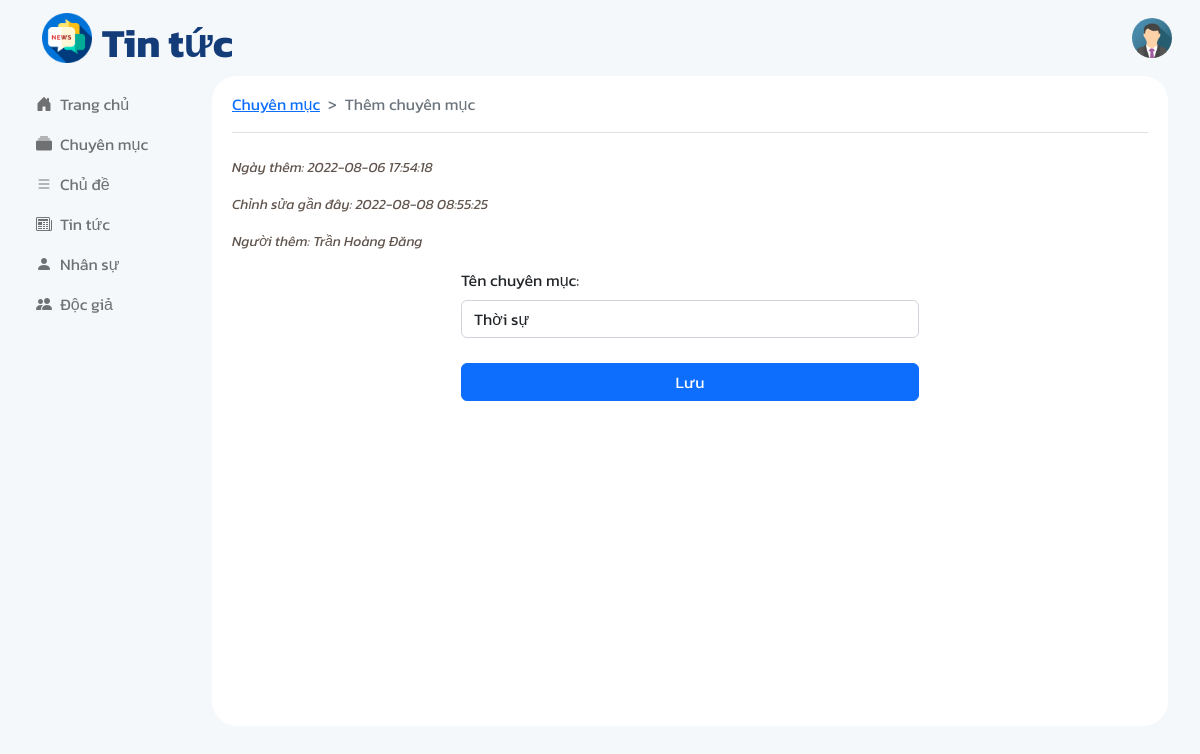
Screenshot of /admin/edit-category.php?id=1 (signed in) with the database file from the repository.
### tables this page shows
CREATE TABLE `categories` (
  `id` int(11) NOT NULL,
  `name` varchar(100) NOT NULL,
  `adminID` int(11) NOT NULL,
  `is_active` tinyint(4) NOT NULL DEFAULT 1,
  `created_at` timestamp NOT NULL DEFAULT current_timestamp(),
  `updated_at` timestamp NULL DEFAULT NULL ON UPDATE current_timestamp()
);

### admin/edit-category.php (the view, shortened to what this page needs)
<?php
    include('../database/conn.php');
    $category = $_GET['id'];
?>
<!DOCTYPE html>
<html lang="en">
<head>
    <link href="https://cdn.jsdelivr.net/npm/bootstrap@5.2.0-beta1/dist/css/bootstrap.min.css" rel="stylesheet">    <link rel="stylesheet" href="https://cdn.jsdelivr.net/npm/bootstrap-icons@1.8.2/font/bootstrap-icons.css">
    <link rel="stylesheet" href="https://cdn.jsdelivr.net/npm/bootstrap-icons@1.9.1/font/bootstrap-icons.css">
    <link rel="stylesheet" href="../public/css/style.css">
</head>
<body class="ad-bg">
    <?php include('components/header.php'); ?>
    <main class="container-fluid">
        <div class="row">
            <div class="col-lg-2 col-md-3 sidebar">
                <?php include('components/sidebar.php'); ?>
            </div>
            <div class="col-lg-10 col-md-9">
                <article class="ad-article">
                    <nav style="--bs-breadcrumb-divider: '>';" aria-label="breadcrumb" class="border-bottom pt-3">
                        <ol class="breadcrumb">
                            <li class="breadcrumb-item"><a href="category.php">Chuyên mục</a></li>
                            <li class="breadcrumb-item active" aria-current="page">Thêm chuyên mục</li>
                        </ol>
                    </nav>
                    <div class="mt-4">
                        <div class="information">
                            <?php
                                $sql = "SELECT created_at,updated_at FROM categories WHERE id = $category";
                                $result = $conn->query($sql);
                                if($result->num_rows > 0){
                                    while($row = $result->fetch_assoc()){
                            ?>
                            <p>Ngày thêm: <?= $row['created_at'] ?></p>
                            <p>Chỉnh sửa gần đây: <?= isset($row['updated_at']) ? $row['updated_at'] : 'Chưa chỉnh sửa' ?></p>
                            <?php
                                    }
                                }
                            ?>
                            <?php
                                $sql = "SELECT admins.id AS id, admins.fname AS fname, admins.lname AS lname
                                FROM admins JOIN categories ON admins.id=categories.adminID
                                WHERE categories.id = $category";
                                $result = $conn->query($sql);
                                if($result->num_rows > 0){
                                    while($row = $result->fetch_assoc()){
                            ?>
                            <p>Người thêm: <?= $row['fname'] . ' ' . $row['lname'] ?></p>
                            <?php
                                    }
                                }
                            ?>
                        </div>
                        <div class="col-lg-6 col-12 m-auto">
                            <form method="post">
                                <div class="mb-3 mt-3">
                                    <label for="name" class="form-label">Tên chuyên mục:</label>
                                    <?php
                                        $sql = "SELECT name FROM categories WHERE id = $category";
                                        $result = $conn->query($sql);
                                        if($result->num_rows > 0){
                                            while($row = $result->fetch_assoc()){
                                    ?>
                                    <input type="text" class="form-control" id="name" value="<?= $row['name'] ?>" name="name" required>
                                    <?php
                                            }
                                        }
                                    ?>
                                </div>
                                <button type="submit" class="btn btn-primary btn-block" name="update">Lưu</button>
                            </form>
                        </div>
                    </div>
                </article>
            </div>
        </div>
    </main>
</body>
</html>

### admin/components/header.php (shortened to what this page needs)
<?php
    $id = $_SESSION['admin'];
    $sql = "SELECT avatar FROM admins WHERE id = '$id'";
    $result = $conn->query($sql);
    $row = mysqli_fetch_assoc($result);
    $img = $row['avatar'];
?>
<header class="navbar navbar-expand-md">
    <div class="container-fluid">
        <a href="index.php" class="navbar-brand" id="brand">
            <img src="../public/images/logo.png" alt="Logo">
            <h1>Tin tức</h1>
        </a>
        <div class="d-flex jusity-content-end">
            <div class="dropdown me-3">
                <div class="dropdown" data-bs-toggle="dropdown">
                    <img src="../public/uploads/<?= $img ?>" id="avatar-dropdown" alt="">
                </div>
            </div>
        </div>
    </div>
</header>

### public/css/style.css (style rules this page uses)
* { box-sizing: border-box; margin: 0; padding: 0; }
body { font-family: 'Kanit', sans-serif; }
#brand { position: static; margin-left: 30px; }
#brand img { max-width: 50px; }
#brand h1 { font-weight: 700; color: #143C79; display: inline; position: absolute; bottom: 1px; margin-left: 10px; }
#avatar-dropdown { width:40px; height:40px; border-radius: 50%; }
.btn-block { width: 100%; margin-top: 2%; }
.ad-bg { background-color: #F5F8FB; }
.ad-article { background-color: #FFFFFF; border-radius: 25px; padding: 0 20px 10px 20px; margin-right: 20px; margin-bottom: 50px; min-height: 650px; }
.information > p { color: #1E0D03; opacity: 0.7; font-size: 14px; font-style: italic; }

### rows the page displays
categories: created_at "2022-08-06 17:54:18", updated_at "2022-08-08 08:55:25", name "Thời sự"

### other values shown
$row['fname'] "Trần Hoàng"
$row['lname'] "Đăng"
